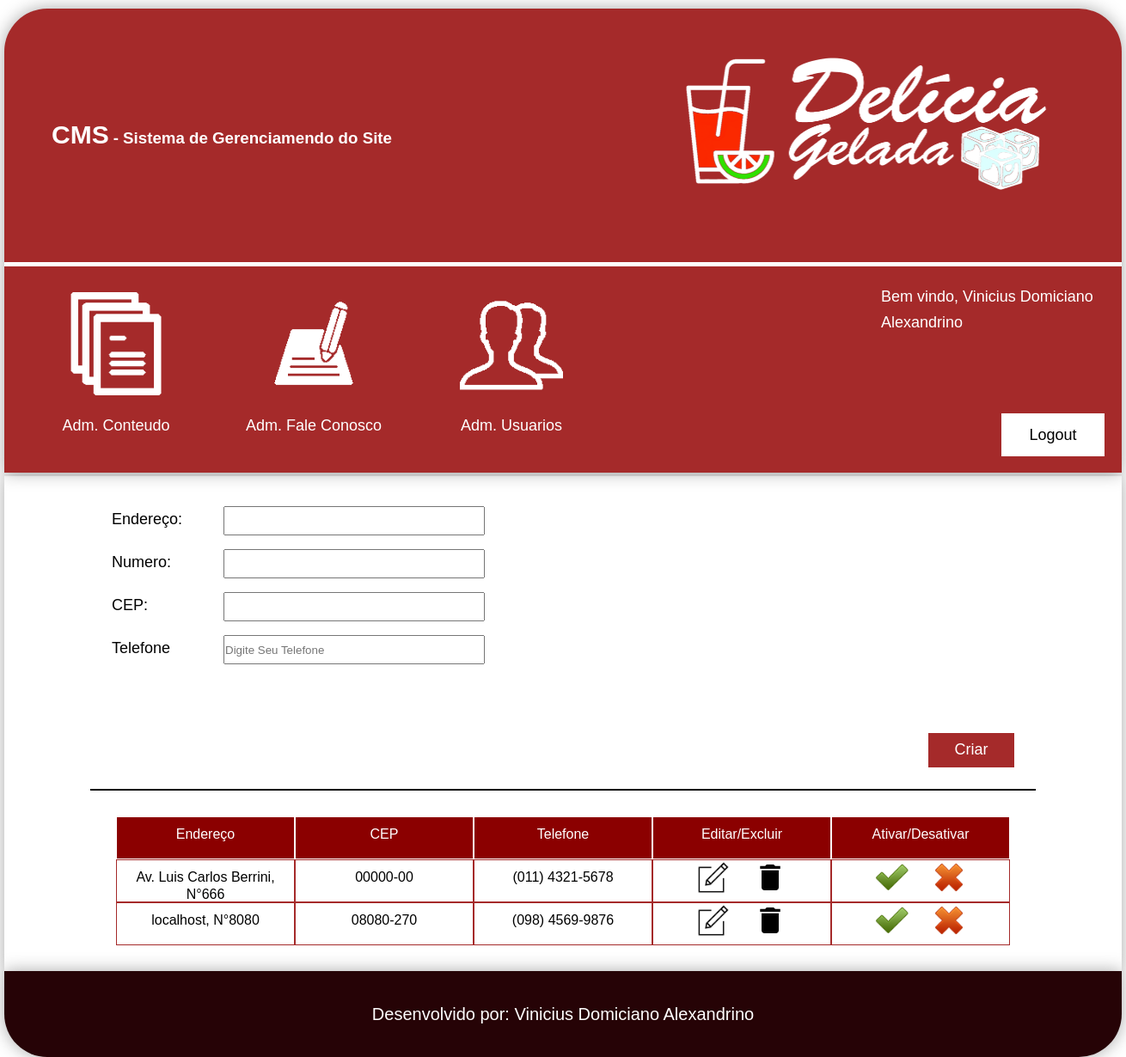
Screenshot of /cms/cms_nossas_loja.php (signed in) with the database file from the repository.
### tables this page shows
CREATE TABLE `tblnossas_lojas` (
  `codigo` int(11) NOT NULL AUTO_INCREMENT,
  `local` varchar(250) NOT NULL,
  `num_loja` int(11) NOT NULL,
  `cep` varchar(20) NOT NULL,
  `telefone` varchar(15) NOT NULL,
  `status` tinyint(4) NOT NULL,
  PRIMARY KEY (`codigo`)
);

### cms/cms_nossas_loja.php (the view, shortened to what this page needs)
<?php
    $btnNome = (string) "Criar";
    $endereco = (string) "";
    $numEnd = (string) "";
    $cep = (string) "";
    $telefone = (string) "";
?>
<!DOCTYPE html>
<html lang="pt-br">
    <head>
        <link type="text/css" rel="stylesheet" href="css/style.css">
        <link type="text/css" rel="stylesheet" href="css/estilizacoes.css">
    </head>
    <body>
        <?php
            require_once("modulos/cabecalho.php");
        ?>
        <div class="conteudo center shadow">
            <section id="adm_nossas_lojas" class="center">
                <div class="adicionar">
                    <form name="frmLojas" action="bd/cms_nossas_lojas/salvar_lojas.php" method="post">
                        <div class="caixa_preencher">
                            <p>Endereço:</p><input class="txt_preencher" name="txtEnd" type="text" value="<?=$endereco?>" maxlength="500" required>
                        </div>
                        <div class="caixa_preencher">
                            <p>Numero:</p><input class="txt_preencher" name="txtNumero" type="text" value="<?=$numEnd?>" maxlength="5" required>
                        </div>
                        <div class="caixa_preencher">
                            <p>CEP:</p><input class="txt_preencher" name="txtCep" type="text" value="<?=$cep?>" maxlength="15" required>
                        </div>
                        <div class="caixa_preencher">
                            <p>Telefone</p><input id="telefone" class="txt_preencher" name="txtTelefone" type="text" value="<?=$telefone?>" maxlength="15" minlength="15" placeholder="Digite Seu Telefone" onkeypress="return mascaraFone(this, event, 'tel')"  required>
                        </div>
                        <div class="botoes">
                            <input class="btn_adm_user" name="btnLojas" type="submit" value="<?=$btnNome?>">
                        </div>
                    </form>
                </div>
                <div class="visualizar_crud">
                    <div class="linha_visualizar_crud_header loja">
                        <div class="header_visualizar_crud">Endereço</div>
                        <div class="header_visualizar_crud">CEP</div>
                        <div class="header_visualizar_crud">Telefone</div>
                        <div class="header_visualizar_crud">Editar/Excluir</div>
                        <div class="header_visualizar_crud">Ativar/Desativar</div>
                    </div>
                    <?php
                        $sql = 'select * from tblnossas_lojas';
                        $select = mysqli_query($conexao, $sql);
                        while($rsLoja = mysqli_fetch_array($select)){
                    ?>
                    <div class="linha_visualizar_crud loja">
                        <div class="coluna_visualizar_crud"><?=$rsLoja['local'].", N°".$rsLoja['num_loja']?></div>
                        <div class="coluna_visualizar_crud"><?=$rsLoja['cep']?></div>
                        <div class="coluna_visualizar_crud"><?=$rsLoja['telefone']?></div>
                        <div class="coluna_visualizar_crud">
                            <a href="cms_nossas_loja.php?modo=Editar&codigo=<?=$rsLoja['codigo']?>">
                                <img src="icons/edit.png" alt="">
                            </a>
                            <a href="bd/cms_nossas_lojas/deletar_loja.php?modo=deletar&codigo=<?=$rsLoja['codigo']?>">
                                <img src="icons/delete.png" alt="">
                            </a>
                        </div>
                        <div class="coluna_visualizar_crud">
                            <a href="bd/cms_nossas_lojas/status_loja.php?modo=ativar&codigo=<?=$rsLoja['codigo']?>">
                                <img src="icons/true.png" alt="">
                            </a>
                            <a href="bd/cms_nossas_lojas/status_loja.php?modo=desativar&codigo=<?=$rsLoja['codigo']?>">
                                <img src="icons/false.png" alt="">
                            </a>
                        </div>
                    </div>
                    <?php
                        }
                    ?>
                </div>
            </section>
        </div>
        <?php
            require_once("modulos/rodape.php");
        ?>
    </body>
</html>

### cms/css/style.css (style rules this page uses)
#niveis_criar, #adicionar_usuario, .adicionar { width: inherit; height: auto; min-height: 250px; padding: 25px; box-sizing: border-box; overflow: hidden; }
.caixa_preencher { min-width: 50%; width: auto; min-height: 50px; height: auto; padding-top: 10px; box-sizing: border-box; }
.txt_preencher, .caixa_selecionar { width: 300px; height: 30px; margin-left: 10px; }
.caixa_preencher p { margin-right: 0; min-width: 120px; }
.caixa_preencher .txt_preencher, .caixa_preencher p { float: left; }
.botoes { width: 100%; height: 40px; float: left; margin-top: 7%; }
.btn_adm_user { width: 100px; height: inherit; float: right; border: 0px; background-color: brown; font-size: 18px; color: white; }
.visualizar_crud { width: inherit; min-height: 50px; height: auto; border-top: 2px solid black; padding: 30px; box-sizing: border-box; }
.linha_visualizar_crud, .linha_visualizar_crud_header { width: 100%; height: 50px; background-color: darkred; overflow: hidden; }
.header_visualizar_crud, .coluna_visualizar_crud { border: solid 1px white; box-sizing: border-box; color: white; float: left; width: 25%; height: 100%; text-align: center; font-size: 16px; line-height: 20px; padding-top: 1%; }
.coluna_visualizar_crud { background-color: #ffffff; border: solid 1px brown; color: black; }
.coluna_visualizar_crud img { width: 40px; height: 40px; margin-left: 10px; margin-right: 10px; margin-top: -5%; }
#adm_nossas_lojas { width: 1100px; height: auto; min-height: 50px; box-sizing: border-box; }
.loja .header_visualizar_crud, .loja .coluna_visualizar_crud { width: 20%; }

### cms/css/estilizacoes.css (style rules this page uses)
* { margin: 0px; padding: 0px; font-family: Verdana, sans-serif; }
img { max-width: 100%; width: 100%; height: 100%; }
input { outline: 0; }
p { font-size: 18px; line-height: 30px; }
a { color: white; text-decoration: none; font-size: 20px; cursor: pointer; line-height: inherit; }
.center { margin-left: auto; margin-right: auto; }
.conteudo { width: 1300px; height: inherit; }
.shadow { box-shadow: 0px 0px 20px darkgray; }

### rows the page displays
tblnossas_lojas: local "Av. Luis Carlos Berrini", num_loja "666", cep "00000-00", telefone "(011) 4321-5678"
tblnossas_lojas: local "localhost", num_loja "8080", cep "08080-270", telefone "(098) 4569-9876"

### other values shown
$nomeUsuario "Vinicius Domiciano Alexandrino"
